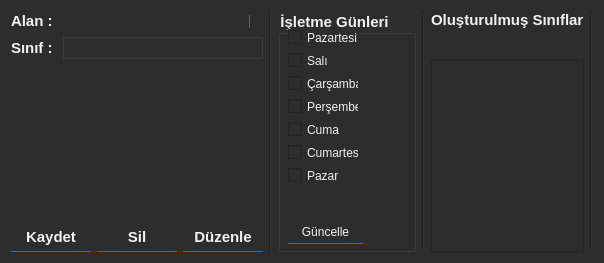
<?xml version="1.0" encoding="UTF-8"?>
<ui version="4.0">
 <class>Form</class>
 <widget class="QWidget" name="Form">
  <property name="geometry">
   <rect>
    <x>0</x>
    <y>0</y>
    <width>547</width>
    <height>263</height>
   </rect>
  </property>
  <property name="font">
   <font>
    <pointsize>11</pointsize>
    <weight>75</weight>
    <bold>true</bold>
   </font>
  </property>
  <property name="windowTitle">
   <string>Form</string>
  </property>
  <property name="styleSheet">
   <string notr="true">/*
* QSS Qt Stylesheets Collection.
* Created in 2013 by Khromathyon Software.
* QSS Theme: Visual Studio(R) 2012 Dark Theme.
* License: WTFPL
*/
QMainWindow {
  background-color:#2d2d30;
  color:#f1f1f1;
}


QMenuBar {

  background-color:#2d2d30;
  text-transform: uppercase;
  color:#f1f1f1;
}

QMenuBar::item:selected{
  background-color:#3e3e40;
}

QMenu {
  border:0.5px solid #333337;
  color:#f1f1f1;
}
QMenu::item:selected {
  background-color:#2d2d30;
  border-color:#333337;

}

QMenu::item {
  background-color:#1b1b1c;
  border-color:#333337;
       padding: 2px 25px 2px 20px;

}

QMenu::separator{
  background-color:#333337;
  spacing:2px;
}

QTabBar::tab {
  background-color:#2d2d30;
  border: 1px solid transparent;
  color:#f1f1f1;
  padding:5px;

}

QTabBar::tab:hover{
  background-color:#1c97ea;

}

QTabBar::tab:selected{
  background-color:#007acc;
}

QTabWidget::pane {
  border-top: 2px solid #007acc;
  background-color:#2d2d30;
}

QDockWidget {
    background: #2d2d30;
    color:#f1f1f1;
}

QDockWidget::active {
  border: 1px solid #007acc;
}

QDockWidget::title {
  color:#f1f1f1;
  background:#007acc;
}

QComboBox {
  border-style:none;
  background-color:#333337;
  color:#b2b2b2;
  border-style:none;
}

QComboBox:on {
  background-color:#3f3f46;
}

QComboBox:down-arrow {
  border-style:none;
  border-left: 1px solid #007acc;
}

QComboBox:drop-down {
  border-style:none;
}

/*Needs fix*/
QScrollBar{
  background:#3e3e42;
  border-style:none;
}

QScrollbar::horizontal{
     height: 15px;
     margin: 0px 20px 0 20px;
}

QScrollBar:handle {
  border-style:none;
  background:#9d9d9d;
  margin: inherited;

}
QPushButton {
  border-style:none;
  border-bottom:1px solid #007acc;
  color:#f1f1f1;
  background:#3e3e42;
  padding:5px;
}

QPushButton::pressed {
  border: 1px solid #007acc;
  background:#3e3e42;

}

QToolButton {
  border-style:none;
  background:#2d2d30;
  color:#f1f1f1;
}

QToolButton:pressed {
  border: 1px solid #007acc;
  background:#3e3e42;
}

QLabel {
  color:#f1f1f1;
}

QLineEdit {
  border: 1px solid #3e3e42;
  background-color:#3f3f46;
  color:#b2b2b2;
  selection-background-color:#1c97ea;

}
QLineEdit:selected {
  border-color:#007acc;
}


QToolBar {
  background:#2d2d30;
  border-style:none;
}

QToolBox{
  background:#2d2d30;
}

QToolBox::tab{
  background:#2d2d30;
  color:#f1f1f1;
  border-style:none;
  border-bottom-style: solid;
  border-bottom: 2px solid #007acc;
}

QToolBox::tab:selected {
  border:1px solid #007acc;
}

QWidget{
  background:#2d2d30;
  color:#f1f1f1;
}

QTreeView {
  background-color:#2d2d30;
  border-style:none;
}

QTreeView::item:selected
{
  background:#007acc;
}

QTreeView::item:selected!active {
  background: #3f3f46;
}

QTreeView::item:selected {
  background: #3f3f46;
}
QListView {
  background-color:#252526;
  border-style:none;

}</string>
  </property>
  <layout class="QGridLayout" name="gridLayout">
   <item row="0" column="0">
    <layout class="QHBoxLayout" name="horizontalLayout_2" stretch="50,0,0,10,0,0,0,0">
     <property name="spacing">
      <number>6</number>
     </property>
     <property name="sizeConstraint">
      <enum>QLayout::SetDefaultConstraint</enum>
     </property>
     <property name="bottomMargin">
      <number>0</number>
     </property>
     <item>
      <layout class="QVBoxLayout" name="verticalLayout">
       <property name="leftMargin">
        <number>0</number>
       </property>
       <property name="rightMargin">
        <number>0</number>
       </property>
       <item>
        <layout class="QFormLayout" name="formLayout">
         <property name="labelAlignment">
          <set>Qt::AlignRight|Qt::AlignTrailing|Qt::AlignVCenter</set>
         </property>
         <item row="0" column="0">
          <widget class="QLabel" name="label_3">
           <property name="text">
            <string>Alan : </string>
           </property>
          </widget>
         </item>
         <item row="0" column="1">
          <widget class="QComboBox" name="cmb_department">
           <property name="minimumSize">
            <size>
             <width>200</width>
             <height>0</height>
            </size>
           </property>
          </widget>
         </item>
         <item row="1" column="0">
          <widget class="QLabel" name="label">
           <property name="text">
            <string>Sınıf : </string>
           </property>
          </widget>
         </item>
         <item row="1" column="1">
          <widget class="QLineEdit" name="le_class"/>
         </item>
        </layout>
       </item>
       <item>
        <spacer name="verticalSpacer">
         <property name="orientation">
          <enum>Qt::Vertical</enum>
         </property>
         <property name="sizeHint" stdset="0">
          <size>
           <width>20</width>
           <height>40</height>
          </size>
         </property>
        </spacer>
       </item>
       <item>
        <layout class="QHBoxLayout" name="horizontalLayout">
         <item>
          <widget class="QPushButton" name="btn_save">
           <property name="text">
            <string>Kaydet</string>
           </property>
          </widget>
         </item>
         <item>
          <widget class="QPushButton" name="btn_delete">
           <property name="text">
            <string>Sil</string>
           </property>
          </widget>
         </item>
         <item>
          <widget class="QPushButton" name="btn_edit">
           <property name="text">
            <string>Düzenle</string>
           </property>
          </widget>
         </item>
        </layout>
       </item>
      </layout>
     </item>
     <item>
      <widget class="Line" name="line">
       <property name="orientation">
        <enum>Qt::Vertical</enum>
       </property>
      </widget>
     </item>
     <item>
      <spacer name="horizontalSpacer">
       <property name="orientation">
        <enum>Qt::Horizontal</enum>
       </property>
       <property name="sizeHint" stdset="0">
        <size>
         <width>10</width>
         <height>20</height>
        </size>
       </property>
      </spacer>
     </item>
     <item>
      <widget class="QGroupBox" name="groupBox">
       <property name="title">
        <string>İşletme Günleri</string>
       </property>
       <widget class="QCheckBox" name="checkBox">
        <property name="enabled">
         <bool>true</bool>
        </property>
        <property name="geometry">
         <rect>
          <x>10</x>
          <y>18</y>
          <width>71</width>
          <height>17</height>
         </rect>
        </property>
        <property name="text">
         <string>Pazartesi</string>
        </property>
       </widget>
       <widget class="QCheckBox" name="checkBox_2">
        <property name="enabled">
         <bool>true</bool>
        </property>
        <property name="geometry">
         <rect>
          <x>10</x>
          <y>41</y>
          <width>71</width>
          <height>17</height>
         </rect>
        </property>
        <property name="text">
         <string>Salı</string>
        </property>
       </widget>
       <widget class="QCheckBox" name="checkBox_3">
        <property name="enabled">
         <bool>true</bool>
        </property>
        <property name="geometry">
         <rect>
          <x>10</x>
          <y>64</y>
          <width>71</width>
          <height>17</height>
         </rect>
        </property>
        <property name="text">
         <string>Çarşamba</string>
        </property>
       </widget>
       <widget class="QCheckBox" name="checkBox_4">
        <property name="enabled">
         <bool>true</bool>
        </property>
        <property name="geometry">
         <rect>
          <x>10</x>
          <y>87</y>
          <width>71</width>
          <height>17</height>
         </rect>
        </property>
        <property name="text">
         <string>Perşembe</string>
        </property>
       </widget>
       <widget class="QCheckBox" name="checkBox_5">
        <property name="enabled">
         <bool>true</bool>
        </property>
        <property name="geometry">
         <rect>
          <x>10</x>
          <y>110</y>
          <width>71</width>
          <height>17</height>
         </rect>
        </property>
        <property name="text">
         <string>Cuma</string>
        </property>
       </widget>
       <widget class="QCheckBox" name="checkBox_6">
        <property name="enabled">
         <bool>true</bool>
        </property>
        <property name="geometry">
         <rect>
          <x>10</x>
          <y>133</y>
          <width>71</width>
          <height>17</height>
         </rect>
        </property>
        <property name="text">
         <string>Cumartesi</string>
        </property>
       </widget>
       <widget class="QCheckBox" name="checkBox_7">
        <property name="enabled">
         <bool>true</bool>
        </property>
        <property name="geometry">
         <rect>
          <x>10</x>
          <y>156</y>
          <width>71</width>
          <height>17</height>
         </rect>
        </property>
        <property name="text">
         <string>Pazar</string>
        </property>
       </widget>
       <widget class="QPushButton" name="btn_update">
        <property name="geometry">
         <rect>
          <x>10</x>
          <y>210</y>
          <width>75</width>
          <height>23</height>
         </rect>
        </property>
        <property name="text">
         <string>Güncelle</string>
        </property>
       </widget>
      </widget>
     </item>
     <item>
      <spacer name="horizontalSpacer_2">
       <property name="orientation">
        <enum>Qt::Horizontal</enum>
       </property>
       <property name="sizeHint" stdset="0">
        <size>
         <width>10</width>
         <height>20</height>
        </size>
       </property>
      </spacer>
     </item>
     <item>
      <widget class="Line" name="line_3">
       <property name="orientation">
        <enum>Qt::Vertical</enum>
       </property>
      </widget>
     </item>
     <item>
      <layout class="QVBoxLayout" name="verticalLayout_2">
       <property name="sizeConstraint">
        <enum>QLayout::SetMinimumSize</enum>
       </property>
       <item>
        <widget class="QLabel" name="label_5">
         <property name="text">
          <string>Oluşturulmuş Sınıflar</string>
         </property>
        </widget>
       </item>
       <item>
        <spacer name="verticalSpacer_2">
         <property name="orientation">
          <enum>Qt::Vertical</enum>
         </property>
         <property name="sizeHint" stdset="0">
          <size>
           <width>20</width>
           <height>20</height>
          </size>
         </property>
        </spacer>
       </item>
       <item>
        <widget class="QListWidget" name="lw_class"/>
       </item>
      </layout>
     </item>
     <item>
      <widget class="Line" name="line_2">
       <property name="orientation">
        <enum>Qt::Vertical</enum>
       </property>
      </widget>
     </item>
    </layout>
   </item>
  </layout>
 </widget>
 <resources/>
 <connections/>
</ui>
